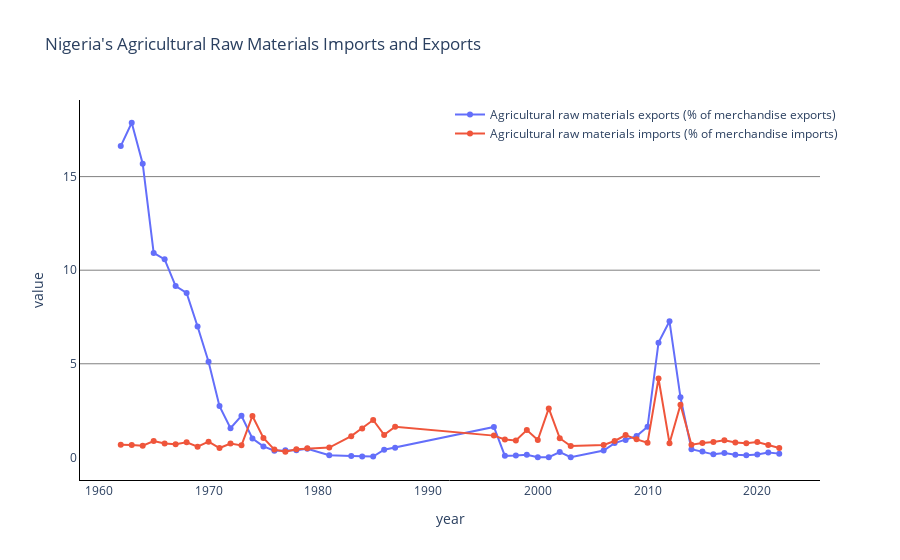

Here is the notebook cell this chart was saved with:
### Code cell
fig = compare_indicator_line('Agricultural raw materials exports (% of merchandise exports)','Agricultural raw materials imports (% of merchandise imports)', title = 'Nigeria\'s Agricultural Raw Materials Imports and Exports')
fig.update_layout(
    legend=dict(x=0.5, y=1.0, orientation='h'))

### Figure 1 — Plotly figure (JSON) as saved in the notebook; plotly's stock layout.template omitted (floating-point values rounded to 4 significant figures)
{"data": [{"mode": "markers+lines", "name": "Agricultural raw materials exports (% of merchandise exports)", "type": "scatter", "x": [2022, 2021, 2020, 2019, 2018, 2017, 2016, 2015, 2014, 2013, 2012, 2011, 2010, 2009, 2008, 2007, 2006, 2003, 2002, 2001, 2000, 1999, 1998, 1997, 1996, 1987, 1986, 1985, 1984, 1983, 1981, 1979, 1978, 1977, 1976, 1975, 1974, 1973, 1972, 1971, 1970, 1969, 1968, 1967, 1966, 1965, 1964, 1963, 1962], "y": [0.1993, 0.2648, 0.1554, 0.1144, 0.134, 0.2322, 0.1602, 0.3096, 0.4348, 3.205, 7.268, 6.13, 1.632, 1.137, 0.9287, 0.7623, 0.3616, 0.009263, 0.2813, 0.006176, 0.005946, 0.1343, 0.09948, 0.07997, 1.622, 0.5197, 0.4094, 0.0449, 0.0452, 0.07695, 0.1167, 0.4575, 0.3803, 0.3825, 0.3589, 0.5853, 1.008, 2.217, 1.557, 2.738, 5.107, 6.989, 8.783, 9.153, 10.58, 10.92, 15.69, 17.88, 16.63]}, {"mode": "markers+lines", "name": "Agricultural raw materials imports (% of merchandise imports)", "type": "scatter", "x": [2022, 2021, 2020, 2019, 2018, 2017, 2016, 2015, 2014, 2013, 2012, 2011, 2010, 2009, 2008, 2007, 2006, 2003, 2002, 2001, 2000, 1999, 1998, 1997, 1996, 1987, 1986, 1985, 1984, 1983, 1981, 1979, 1978, 1977, 1976, 1975, 1974, 1973, 1972, 1971, 1970, 1969, 1968, 1967, 1966, 1965, 1964, 1963, 1962], "y": [0.4964, 0.6591, 0.823, 0.7579, 0.7915, 0.9088, 0.8188, 0.7707, 0.6769, 2.807, 0.758, 4.213, 0.7841, 0.9616, 1.19, 0.8749, 0.6663, 0.6049, 1.024, 2.613, 0.9246, 1.456, 0.9003, 0.9593, 1.162, 1.632, 1.199, 1.995, 1.543, 1.134, 0.5212, 0.4899, 0.4353, 0.3042, 0.4144, 1.033, 2.212, 0.6409, 0.7353, 0.4982, 0.8388, 0.5722, 0.8039, 0.6999, 0.7467, 0.8682, 0.6225, 0.6602, 0.6797]}], "layout": {"legend": {"orientation": "h", "x": 0.5, "y": 1}, "paper_bgcolor": "rgba(0,0,0,0)", "plot_bgcolor": "rgba(0,0,0,0)", "title": {"text": "Nigeria's Agricultural Raw Materials Imports and Exports"}, "xaxis": {"gridcolor": "gray", "linecolor": "black", "showgrid": false, "title": {"text": "year"}}, "yaxis": {"gridcolor": "gray", "linecolor": "black", "showgrid": true, "title": {"text": "value"}}}}
